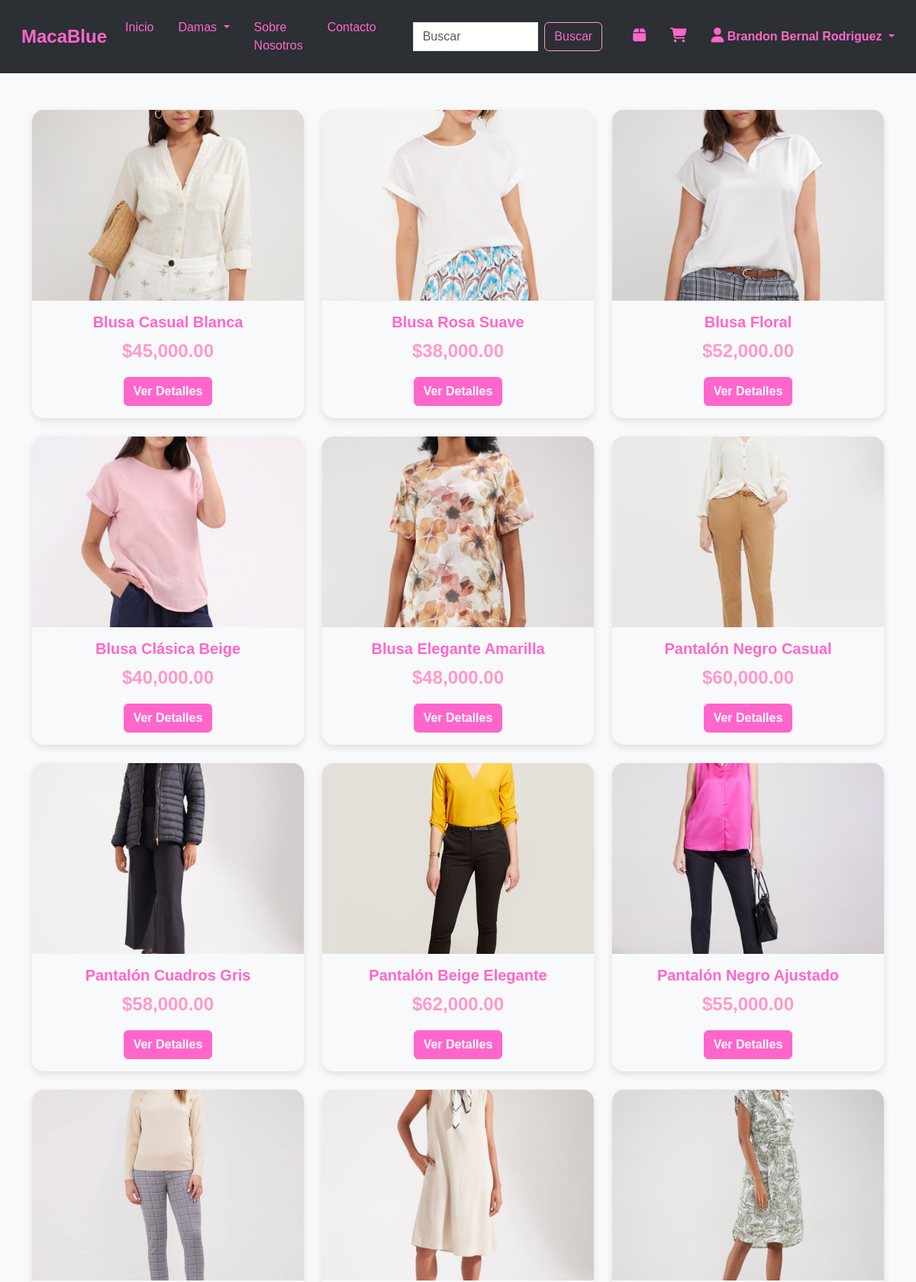
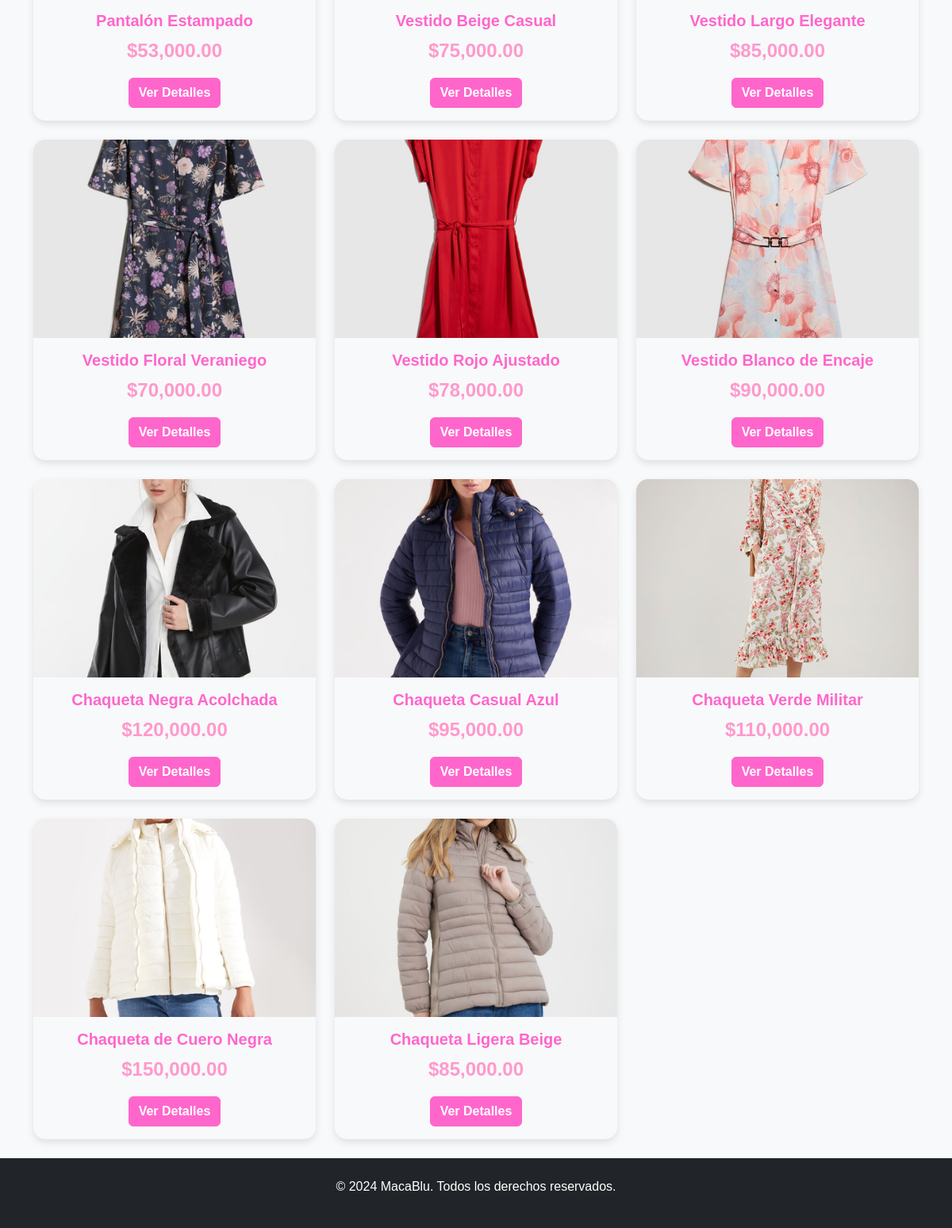
The app's page /Cliente/view/productos.php (signed in) with its own data (2 pictures, top to bottom).
### tables this page shows
CREATE TABLE `productos` (
  `producto_id` int(11) NOT NULL,
  `nombreProducto` varchar(255) NOT NULL,
  `categoriaProducto` int(11) DEFAULT NULL,
  `subcategoriaProducto` varchar(255) DEFAULT NULL,
  `precioProducto` decimal(10,2) NOT NULL,
  `stockProducto` int(11) NOT NULL,
  `estadoProducto` enum('Disponible','No disponible') NOT NULL,
  `tallas` varchar(255) DEFAULT NULL,
  `colorProducto` varchar(50) DEFAULT NULL,
  `materialProducto` varchar(50) DEFAULT NULL,
  `descripcionProducto` text DEFAULT NULL,
  `fotosProducto` text DEFAULT NULL
);

### Cliente/Models/ProductoModel.php (called while the page is built, shortened)
<?php
class ProductoModel {
    public static function obtenerProductos($subcategoria = null) {
        $conn = Conexion::obtenerConexion();
        $sql = "SELECT * FROM productos WHERE estadoProducto = 'Disponible'";
        $stmt = $conn->prepare($sql);
        $stmt->execute();
        $result = $stmt->get_result();
        $productos = $result->fetch_all(MYSQLI_ASSOC);
        return $productos;
    }
}

### Cliente/Controllers/ProductoController.php (called while the page is built, shortened)
<?php
require_once '../models/ProductoModel.php';
class ProductoController {
    public static function obtenerProductos($subcategoria = null) {
        return ProductoModel::obtenerProductos($subcategoria);
    }
}

### Cliente/view/productos.php (the view, shortened to what this page needs)
<?php
require_once '../controllers/ProductoController.php';
$subcategoria = isset($_GET['subcategoria']) && !empty(trim($_GET['subcategoria'])) ? trim($_GET['subcategoria']) : null;
if ($subcategoria !== null) {
    $productos = ProductoController::obtenerProductos($subcategoria);
} else {
    $productos = ProductoController::obtenerProductos();
}
$base_url = '/MacaBlue/cliente';
?>
<!DOCTYPE html>
<html lang="es">
<head>
    <link rel="stylesheet" href="https://cdnjs.cloudflare.com/ajax/libs/font-awesome/6.5.0/css/all.min.css">
    <link href="https://cdn.jsdelivr.net/npm/bootstrap@5.3.3/dist/css/bootstrap.min.css" rel="stylesheet">
    <link rel="stylesheet" href="<?php echo $base_url; ?>/assets/css/style.css">
    <link rel="stylesheet" href="<?php echo $base_url; ?>/assets/css/nav.css">
</head>
<body>
<?php include 'nav.php'; ?>
<div class="container mt-5">
    <div class="row">
        <?php if (!empty($productos)): ?>
            <?php foreach ($productos as $producto): ?>
                <div class="col-md-4 mb-4">
                    <div class="card product-card" data-bs-toggle="modal" data-bs-target="#productModal<?php echo $producto['producto_id']; ?>">
                        <?php
                        $foto = !empty($producto['fotosProducto']) ? '/MacaBlue/Admin/uploads/' . $producto['fotosProducto'] : '/MacaBlue/Admin/uploads/default.jpg';
                        ?>
                        <img src="<?php echo htmlspecialchars($foto); ?>" class="card-img-top product-img" alt="<?php echo htmlspecialchars($producto['nombreProducto']); ?>">
                        <div class="card-body text-center">
                            <h5 class="card-title"><?php echo htmlspecialchars($producto['nombreProducto']); ?></h5>
                            <p class="price">$<?php echo number_format($producto['precioProducto'], 2); ?></p>
                            <a href="#" class="btn btn-primary" data-bs-toggle="modal" data-bs-target="#productModal<?php echo $producto['producto_id']; ?>">Ver Detalles</a>
                        </div>
                    </div>
                </div>
            <?php endforeach; ?>
        <?php else: ?>
            <p class="text-center">No hay productos disponibles en esta subcategoría.</p>
        <?php endif; ?>
    </div>
</div>
<?php include 'footer.php'; ?>
</body>
</html>

### Cliente/assets/css/style.css (style rules this page uses)
:root { --fucsia-claro: #ff66cc; --fucsia-pastel: #ff99cc; --fondo-oscuro: #2c2f33; --fondo-claro: #f8f9fa; --fuente-bonita: 'Poppins', sans-serif; }
body { font-family: var(--fuente-bonita); background-color: var(--fondo-claro); color: var(--fondo-oscuro); }
.product-card { transition: transform 0.3s ease, box-shadow 0.3s ease; cursor: pointer; border: none; overflow: hidden; border-radius: 15px; box-shadow: 0 4px 10px rgba(0, 0, 0, 0.1); background-color: var(--fondo-claro); }
.product-img { height: 250px; width: 100%; object-fit: cover; }
.price { font-size: 1.5em; color: var(--fucsia-pastel); font-weight: bold; }
.card-title { color: var(--fucsia-claro); font-weight: bold; }
.btn-primary { background-color: var(--fucsia-claro) !important; border-color: var(--fucsia-claro) !important; font-weight: bold; color: white !important; outline: none !important; box-shadow: none !important; }

### records on screen
productos: fotosProducto (picture), nombreProducto "Blusa Casual Blanca", precioProducto "45,000.00"
productos: fotosProducto (picture), nombreProducto "Blusa Rosa Suave", precioProducto "38,000.00"
productos: fotosProducto (picture), nombreProducto "Blusa Floral", precioProducto "52,000.00"
productos: fotosProducto (picture), nombreProducto "Blusa Clásica Beige", precioProducto "40,000.00"
productos: fotosProducto (picture), nombreProducto "Blusa Elegante Amarilla", precioProducto "48,000.00"
productos: fotosProducto (picture), nombreProducto "Pantalón Negro Casual", precioProducto "60,000.00"
productos: fotosProducto (picture), nombreProducto "Pantalón Cuadros Gris", precioProducto "58,000.00"
productos: fotosProducto (picture), nombreProducto "Pantalón Beige Elegante", precioProducto "62,000.00"
productos: fotosProducto (picture), nombreProducto "Pantalón Negro Ajustado", precioProducto "55,000.00"
productos: fotosProducto (picture), nombreProducto "Pantalón Estampado", precioProducto "53,000.00"
productos: fotosProducto (picture), nombreProducto "Vestido Beige Casual", precioProducto "75,000.00"
productos: fotosProducto (picture), nombreProducto "Vestido Largo Elegante", precioProducto "85,000.00"
productos: fotosProducto (picture), nombreProducto "Vestido Floral Veraniego", precioProducto "70,000.00"
productos: fotosProducto (picture), nombreProducto "Vestido Rojo Ajustado", precioProducto "78,000.00"
productos: fotosProducto (picture), nombreProducto "Vestido Blanco de Encaje", precioProducto "90,000.00"
productos: fotosProducto (picture), nombreProducto "Chaqueta Negra Acolchada", precioProducto "120,000.00"
productos: fotosProducto (picture), nombreProducto "Chaqueta Casual Azul", precioProducto "95,000.00"
productos: fotosProducto (picture), nombreProducto "Chaqueta Verde Militar", precioProducto "110,000.00"
productos: fotosProducto (picture), nombreProducto "Chaqueta de Cuero Negra", precioProducto "150,000.00"
productos: fotosProducto (picture), nombreProducto "Chaqueta Ligera Beige", precioProducto "85,000.00"

### other values on screen
$categoria['nombreCategoria'] "Damas"
$_SESSION['nombreUsuario'] "Brandon"
$_SESSION['apellidoUsuario'] "Bernal Rodriguez"
